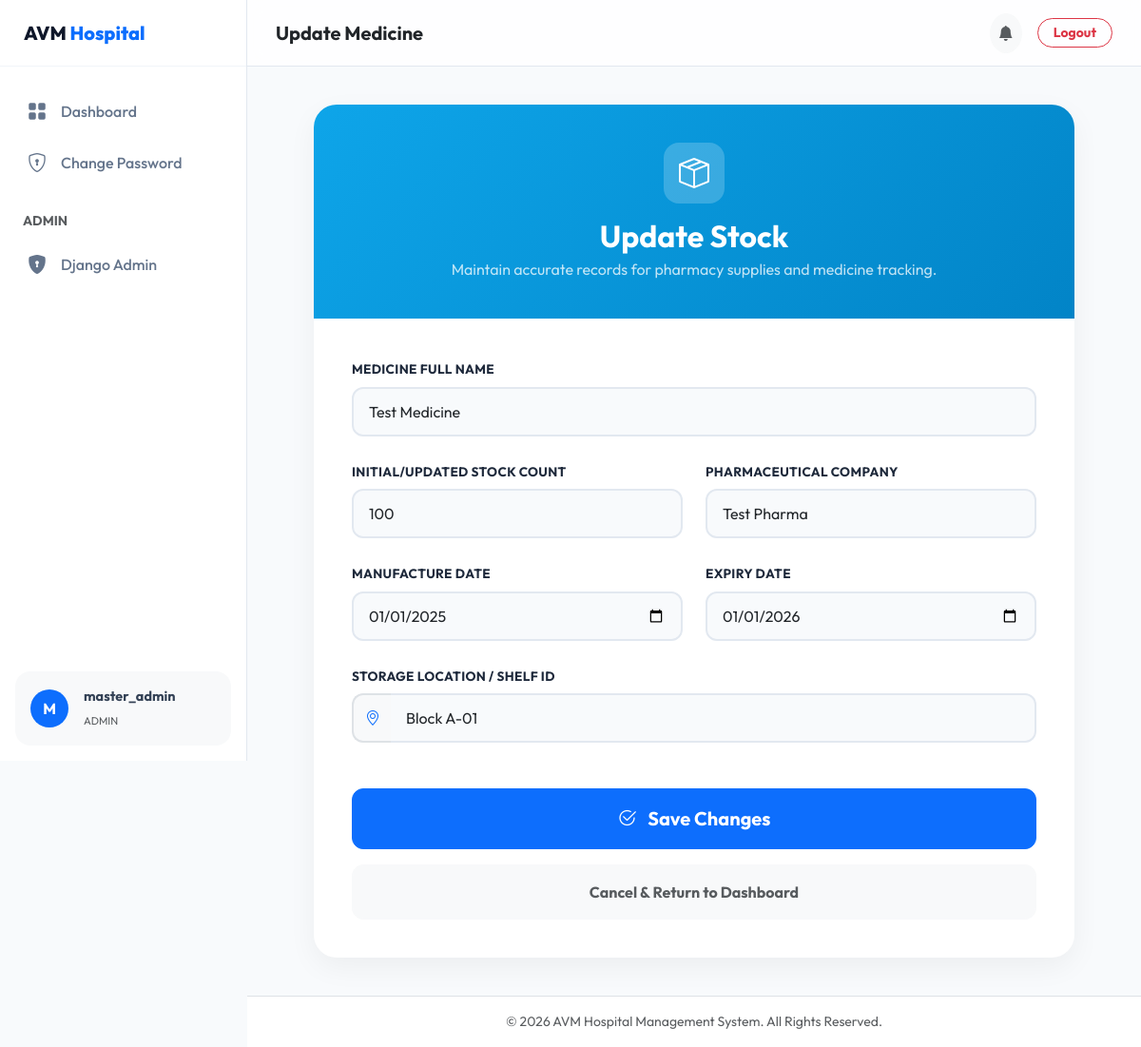
/pharmacy/medicine/update/1/ (signed in), run on the app's committed database.
### hospital/models.py (models this page shows, shortened)
class CustomUser(AbstractUser):
    ROLE_CHOICES = (
        ('doctor', 'Doctor'),
        ('patient', 'Patient'),
        ('pharmacist', 'Pharmacist'),
        ('lab_tech', 'Lab Technician'),
    )
    role = models.CharField(max_length=15, choices=ROLE_CHOICES, default='patient')
    phone_number = models.CharField(max_length=15, blank=True, null=True)
    full_name = models.CharField(max_length=255, blank=True, null=True)
    address = models.TextField(blank=True, null=True)

class Medicine(models.Model):
    name = models.CharField(max_length=100)
    count = models.PositiveIntegerField(help_text="Current remaining stock")
    sold_count = models.PositiveIntegerField(default=0, help_text="Total units dispensed/sold")
    manufacture_date = models.DateField()
    expiry_date = models.DateField()
    company_name = models.CharField(max_length=150)
    storage_block = models.CharField(max_length=50, help_text="Where it's stored, e.g., 'A-10'")

### hospital/views.py (the view, shortened to what this page needs)
# urls.py: path('pharmacy/medicine/update/<int:medicine_id>/', views.manage_medicine, name='update_medicine'),
@login_required
def manage_medicine(request, medicine_id=None):
    if request.user.role != 'pharmacist' and not request.user.is_superuser:
        return redirect('dashboard')
    medicine = None
    if medicine_id:
        from .models import Medicine
        medicine = Medicine.objects.get(pk=medicine_id)
    return render(request, 'manage_medicine.html', {'medicine': medicine})

### hospital/templates/manage_medicine.html (shortened to what this page needs)
{% extends 'base.html' %}
{% block page_title %}{% if medicine %}Update Medicine{% else %}Add New Inventory{% endif %}{% endblock %}
{% block content %}
<div class="form-container">
    <div class="inventory-form-card">
        <div class="form-header-banner">
            <div class="inventory-icon-box">
                <i class="bi bi-box-seam fs-2"></i>
            </div>
            <h2 class="fw-bold mb-1">{% if medicine %}Update Stock{% else %}New Inventory Entry{% endif %}</h2>
            <p class="mb-0 opacity-75">Maintain accurate records for pharmacy supplies and medicine tracking.</p>
        </div>
        <div class="form-body-padding">
            <form method="post">
                <div class="row g-4">
                    <div class="col-12">
                        <label class="form-label">Medicine Full Name</label>
                        <input type="text" name="name" class="form-control" value="{{ medicine.name|default:'' }}"
                            placeholder="e.g. Amoxicillin 500mg" required>
                    </div>
                    <div class="col-md-6">
                        <label class="form-label">Initial/Updated Stock Count</label>
                        <input type="number" name="count" class="form-control" value="{{ medicine.count|default:'0' }}"
                            required>
                    </div>
                    <div class="col-md-6">
                        <label class="form-label">Pharmaceutical Company</label>
                        <input type="text" name="company_name" class="form-control"
                            value="{{ medicine.company_name|default:'' }}" placeholder="e.g. Pfizer Inc." required>
                    </div>
                    <div class="col-md-6">
                        <label class="form-label">Manufacture Date</label>
                        <input type="date" name="manufacture_date" class="form-control"
                            value="{{ medicine.manufacture_date|date:'Y-m-d' }}" required>
                    </div>
                    <div class="col-md-6">
                        <label class="form-label">Expiry Date</label>
                        <input type="date" name="expiry_date" class="form-control"
                            value="{{ medicine.expiry_date|date:'Y-m-d' }}" required>
                    </div>
                    <div class="col-12">
                        <label class="form-label">Storage Location / Shelf ID</label>
                        <div class="input-group">
                            <span class="input-group-text bg-light border-2 border-end-0"
                                style="border-radius: 12px 0 0 12px;"><i class="bi bi-geo-alt text-primary"></i></span>
                            <input type="text" name="storage_block" class="form-control border-start-0"
                                style="border-radius: 0 12px 12px 0;" value="{{ medicine.storage_block|default:'' }}"
                                placeholder="e.g. Section B, Shelf 4" required>
                        </div>
                    </div>
                    <div class="col-12 mt-5">
                        <div class="d-grid gap-3">
                            <button type="submit" class="btn btn-primary btn-premium py-3 fs-5 fw-bold">
                                <i class="bi bi-check2-circle me-2"></i> {% if medicine %}
                                Save Changes
                                {% else %}
                                Register Inventory
                                {% endif %}
                            </button>
                            <a href="{% url 'pharmacy_dashboard' %}"
                                class="btn btn-light btn-premium py-3 fw-bold text-muted">
                                Cancel & Return to Dashboard
                            </a>
                        </div>
                    </div>
                </div>
            </form>
        </div>
    </div>
</div>
{% endblock %}

### hospital/templates/base.html (shortened to what this page needs)
{% load static %}
<!DOCTYPE html>
<html lang="en">
<head>
    <link href="https://cdn.jsdelivr.net/npm/bootstrap@5.3.0/dist/css/bootstrap.min.css" rel="stylesheet">
    <link rel="stylesheet" href="https://cdn.jsdelivr.net/npm/bootstrap-icons@1.10.5/font/bootstrap-icons.css">
</head>
<body>
    <aside class="sidebar" id="sidebar">
        <div class="sidebar-header">
            <a href="{% url 'home' %}" class="sidebar-brand">AVM <span>Hospital</span></a>
        </div>
        <div class="sidebar-nav">
            <a href="{% url 'dashboard' %}"
                class="nav-link-custom {% if request.resolver_match.url_name == 'dashboard' %}active{% endif %}">
                <i class="bi bi-grid-fill"></i> Dashboard
            </a>
            <a href="{% url 'password_change' %}"
                class="nav-link-custom {% if request.resolver_match.url_name == 'password_change' %}active{% endif %}">
                <i class="bi bi-shield-lock"></i> Change Password
            </a>
            {% if request.user.is_superuser %}
            <div class="px-4 mt-4 mb-2 small text-uppercase text-muted fw-bold">Admin</div>
            <a href="{% url 'admin:index' %}" class="nav-link-custom">
                <i class="bi bi-shield-lock-fill"></i> Django Admin
            </a>
            {% endif %}
        </div>
        <div class="p-3">
            <div class="bg-light p-3 rounded-4 d-flex align-items-center">
                <div class="flex-shrink-0">
                    <div class="rounded-circle bg-primary text-white d-flex align-items-center justify-content-center"
                        style="width: 40px; height: 40px;">
                        <span class="fw-bold">{{ request.user.username|make_list|first|upper }}</span>
                    </div>
                </div>
                <div class="flex-grow-1 ms-3 overflow-hidden">
                    <p class="mb-0 fw-bold text-truncate" style="font-size: 0.9rem;">
                        {{ request.user.full_name|default:request.user.username }}</p>
                    <small class="text-muted text-uppercase" style="font-size: 0.7rem;">
                        {{ request.user.get_role_display|default:request.user.role }}</small>
                </div>
            </div>
        </div>
    </aside>
    <div class="main-wrapper">
        <header class="main-header">
            <h5 class="mb-0 fw-bold text-dark d-none d-md-block">{% block page_title %}Dashboard{% endblock %}</h5>
            <div class="d-flex align-items-center gap-3">
                <div class="dropdown">
                    <button class="btn btn-light rounded-circle p-2" type="button" data-bs-toggle="dropdown">
                        <i class="bi bi-bell-fill text-muted"></i>
                    </button>
                </div>
                <form method="post" action="{% url 'logout' %}">
                    <button type="submit"
                        class="btn btn-outline-danger btn-sm rounded-pill px-3 fw-bold">Logout</button>
                </form>
            </div>
        </header>
        <main class="content-body">
            {% block content %}{% endblock %}
        </main>
        <footer class="footer mt-auto py-3 bg-white border-top text-center text-muted small">
            <p class="mb-0">© 2026 AVM Hospital Management System. All Rights Reserved.</p>
        </footer>
    </div>
</body>
</html>

### hospital/templates/base.html (style rules this page uses)
:root { --primary-color: #0d6efd; --secondary-color: #198754; --accent-color: #6366f1; --dark-blue: #0f172a; --sidebar-width: 260px; --header-height: 70px; --card-shadow: 0 10px 30px rgba(0, 0, 0, 0.04); --transition: all 0.3s cubic-bezier(0.4, 0, 0.2, 1); }
body { font-family: 'Outfit', sans-serif; background-color: #f8fafc; color: #334155; min-height: 100vh; overflow-x: hidden; }
.sidebar { width: var(--sidebar-width); height: 100vh; position: fixed; top: 0; left: 0; background-color: white; border-right: 1px solid #e2e8f0; z-index: 1000; transition: var(--transition); display: flex; flex-direction: column; }
.sidebar-header { height: var(--header-height); display: flex; align-items: center; padding: 0 25px; border-bottom: 1px solid #f1f5f9; }
.sidebar-brand { font-weight: 800; font-size: 1.25rem; color: var(--dark-blue); text-decoration: none; }
.sidebar-brand span { color: var(--primary-color); }
.sidebar-nav { padding: 20px 0; flex-grow: 1; }
.nav-link-custom { display: flex; align-items: center; padding: 12px 25px; color: #64748b; text-decoration: none; font-weight: 500; transition: var(--transition); border-left: 4px solid transparent; }
.nav-link-custom i { font-size: 1.25rem; margin-right: 15px; }
.main-wrapper { margin-left: var(--sidebar-width); transition: var(--transition); min-height: 100vh; display: flex; flex-direction: column; }
.main-header { height: var(--header-height); background: rgba(255, 255, 255, 0.8); backdrop-filter: blur(10px); border-bottom: 1px solid #e2e8f0; display: flex; align-items: center; justify-content: space-between; padding: 0 30px; position: sticky; top: 0; z-index: 900; }
.content-body { padding: 40px; flex-grow: 1; }
.btn-premium { padding: 10px 24px; border-radius: 12px; font-weight: 600; transition: var(--transition); }

### hospital/templates/manage_medicine.html (style rules this page uses)
.form-container { max-width: 800px; margin: 0 auto; }
.inventory-form-card { background: white; border-radius: 24px; border: none; box-shadow: 0 10px 30px rgba(0, 0, 0, 0.05); overflow: hidden; }
.form-header-banner { background: linear-gradient(135deg, #0ea5e9 0%, #0284c7 100%); color: white; padding: 40px; text-align: center; }
.form-body-padding { padding: 40px; }
.form-label { font-weight: 700; color: #1e293b; font-size: 0.85rem; margin-bottom: 8px; text-transform: uppercase; letter-spacing: 0.025em; }
.form-control { border-radius: 12px; padding: 12px 16px; border: 2px solid #e2e8f0; transition: var(--transition); background-color: #f8fafc; }
.inventory-icon-box { width: 64px; height: 64px; background: rgba(255, 255, 255, 0.2); border-radius: 16px; display: inline-flex; align-items: center; justify-content: center; margin-bottom: 15px; }

### data on the page
CustomUser: user.username|make_list "M", user.full_name "master_admin", user.role "ADMIN"
Medicine: name "Test Medicine", count "100", company_name "Test Pharma", manufacture_date "01/01/2025", expiry_date "01/01/2026", storage_block "Block A-01"
